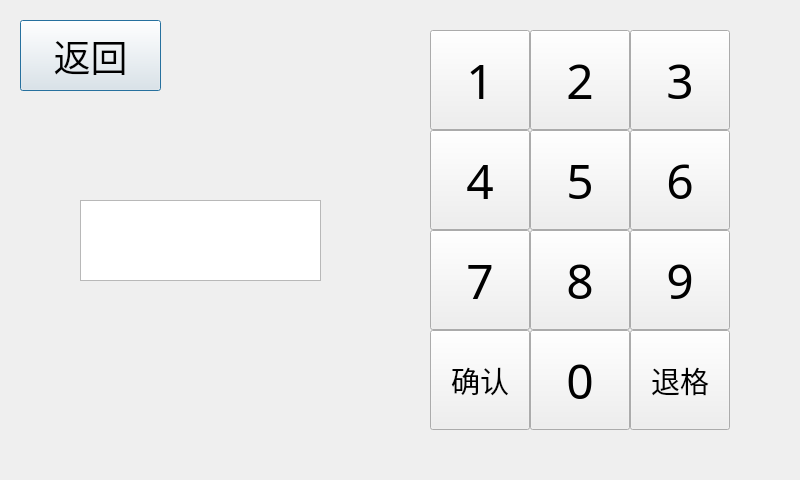
<?xml version="1.0" encoding="UTF-8"?>
<ui version="4.0">
 <class>Dialog</class>
 <widget class="QDialog" name="Dialog">
  <property name="geometry">
   <rect>
    <x>0</x>
    <y>0</y>
    <width>800</width>
    <height>480</height>
   </rect>
  </property>
  <property name="windowTitle">
   <string>Input Password</string>
  </property>
  <widget class="QTextEdit" name="textEdit">
   <property name="geometry">
    <rect>
     <x>80</x>
     <y>200</y>
     <width>241</width>
     <height>81</height>
    </rect>
   </property>
   <property name="font">
    <font>
     <family>萝莉体</family>
     <pointsize>28</pointsize>
    </font>
   </property>
   <property name="html">
    <string>&lt;!DOCTYPE HTML PUBLIC &quot;-//W3C//DTD HTML 4.0//EN&quot; &quot;http://www.w3.org/TR/REC-html40/strict.dtd&quot;&gt;
&lt;html&gt;&lt;head&gt;&lt;meta name=&quot;qrichtext&quot; content=&quot;1&quot; /&gt;&lt;style type=&quot;text/css&quot;&gt;
p, li { white-space: pre-wrap; }
&lt;/style&gt;&lt;/head&gt;&lt;body style=&quot; font-family:'萝莉体'; font-size:28pt; font-weight:400; font-style:normal;&quot;&gt;
&lt;p style=&quot;-qt-paragraph-type:empty; margin-top:0px; margin-bottom:0px; margin-left:0px; margin-right:0px; -qt-block-indent:0; text-indent:0px; font-size:11pt;&quot;&gt;&lt;br /&gt;&lt;/p&gt;&lt;/body&gt;&lt;/html&gt;</string>
   </property>
  </widget>
  <widget class="QPushButton" name="pushButton_7">
   <property name="geometry">
    <rect>
     <x>20</x>
     <y>20</y>
     <width>141</width>
     <height>71</height>
    </rect>
   </property>
   <property name="font">
    <font>
     <family>萝莉体</family>
     <pointsize>28</pointsize>
    </font>
   </property>
   <property name="text">
    <string>返回</string>
   </property>
  </widget>
  <widget class="QPushButton" name="b2">
   <property name="geometry">
    <rect>
     <x>530</x>
     <y>30</y>
     <width>100</width>
     <height>100</height>
    </rect>
   </property>
   <property name="font">
    <font>
     <family>萝莉体</family>
     <pointsize>36</pointsize>
    </font>
   </property>
   <property name="text">
    <string>2</string>
   </property>
  </widget>
  <widget class="QPushButton" name="b9">
   <property name="geometry">
    <rect>
     <x>630</x>
     <y>230</y>
     <width>100</width>
     <height>100</height>
    </rect>
   </property>
   <property name="font">
    <font>
     <family>萝莉体</family>
     <pointsize>36</pointsize>
    </font>
   </property>
   <property name="text">
    <string>9</string>
   </property>
  </widget>
  <widget class="QPushButton" name="b0">
   <property name="geometry">
    <rect>
     <x>530</x>
     <y>330</y>
     <width>100</width>
     <height>100</height>
    </rect>
   </property>
   <property name="font">
    <font>
     <family>萝莉体</family>
     <pointsize>36</pointsize>
    </font>
   </property>
   <property name="text">
    <string>0</string>
   </property>
  </widget>
  <widget class="QPushButton" name="b7">
   <property name="geometry">
    <rect>
     <x>430</x>
     <y>230</y>
     <width>100</width>
     <height>100</height>
    </rect>
   </property>
   <property name="font">
    <font>
     <family>萝莉体</family>
     <pointsize>36</pointsize>
    </font>
   </property>
   <property name="text">
    <string>7</string>
   </property>
  </widget>
  <widget class="QPushButton" name="b1">
   <property name="geometry">
    <rect>
     <x>430</x>
     <y>30</y>
     <width>100</width>
     <height>100</height>
    </rect>
   </property>
   <property name="font">
    <font>
     <family>萝莉体</family>
     <pointsize>36</pointsize>
    </font>
   </property>
   <property name="autoFillBackground">
    <bool>false</bool>
   </property>
   <property name="text">
    <string>1</string>
   </property>
   <property name="checkable">
    <bool>false</bool>
   </property>
  </widget>
  <widget class="QPushButton" name="b6">
   <property name="geometry">
    <rect>
     <x>630</x>
     <y>130</y>
     <width>100</width>
     <height>100</height>
    </rect>
   </property>
   <property name="font">
    <font>
     <family>萝莉体</family>
     <pointsize>36</pointsize>
    </font>
   </property>
   <property name="text">
    <string>6</string>
   </property>
  </widget>
  <widget class="QPushButton" name="b4">
   <property name="geometry">
    <rect>
     <x>430</x>
     <y>130</y>
     <width>100</width>
     <height>100</height>
    </rect>
   </property>
   <property name="font">
    <font>
     <family>萝莉体</family>
     <pointsize>36</pointsize>
    </font>
   </property>
   <property name="text">
    <string>4</string>
   </property>
  </widget>
  <widget class="QPushButton" name="bb">
   <property name="geometry">
    <rect>
     <x>630</x>
     <y>330</y>
     <width>100</width>
     <height>100</height>
    </rect>
   </property>
   <property name="font">
    <font>
     <family>萝莉体</family>
     <pointsize>22</pointsize>
    </font>
   </property>
   <property name="text">
    <string>退格</string>
   </property>
  </widget>
  <widget class="QPushButton" name="b8">
   <property name="geometry">
    <rect>
     <x>530</x>
     <y>230</y>
     <width>100</width>
     <height>100</height>
    </rect>
   </property>
   <property name="font">
    <font>
     <family>萝莉体</family>
     <pointsize>36</pointsize>
    </font>
   </property>
   <property name="text">
    <string>8</string>
   </property>
  </widget>
  <widget class="QPushButton" name="b5">
   <property name="geometry">
    <rect>
     <x>530</x>
     <y>130</y>
     <width>100</width>
     <height>100</height>
    </rect>
   </property>
   <property name="font">
    <font>
     <family>萝莉体</family>
     <pointsize>36</pointsize>
    </font>
   </property>
   <property name="text">
    <string>5</string>
   </property>
  </widget>
  <widget class="QPushButton" name="by">
   <property name="geometry">
    <rect>
     <x>430</x>
     <y>330</y>
     <width>100</width>
     <height>100</height>
    </rect>
   </property>
   <property name="font">
    <font>
     <family>萝莉体</family>
     <pointsize>22</pointsize>
    </font>
   </property>
   <property name="text">
    <string>确认</string>
   </property>
  </widget>
  <widget class="QPushButton" name="b3">
   <property name="geometry">
    <rect>
     <x>630</x>
     <y>30</y>
     <width>100</width>
     <height>100</height>
    </rect>
   </property>
   <property name="font">
    <font>
     <family>萝莉体</family>
     <pointsize>36</pointsize>
    </font>
   </property>
   <property name="text">
    <string>3</string>
   </property>
  </widget>
 </widget>
 <tabstops>
  <tabstop>textEdit</tabstop>
  <tabstop>pushButton_7</tabstop>
 </tabstops>
 <resources/>
 <connections>
  <connection>
   <sender>pushButton_7</sender>
   <signal>released()</signal>
   <receiver>Dialog</receiver>
   <slot>backfrompwd()</slot>
   <hints>
    <hint type="sourcelabel">
     <x>131</x>
     <y>47</y>
    </hint>
    <hint type="destinationlabel">
     <x>128</x>
     <y>134</y>
    </hint>
   </hints>
  </connection>
  <connection>
   <sender>b1</sender>
   <signal>released()</signal>
   <receiver>Dialog</receiver>
   <slot>b1()</slot>
   <hints>
    <hint type="sourcelabel">
     <x>480</x>
     <y>88</y>
    </hint>
    <hint type="destinationlabel">
     <x>340</x>
     <y>70</y>
    </hint>
   </hints>
  </connection>
  <connection>
   <sender>b2</sender>
   <signal>released()</signal>
   <receiver>Dialog</receiver>
   <slot>b2()</slot>
   <hints>
    <hint type="sourcelabel">
     <x>582</x>
     <y>71</y>
    </hint>
    <hint type="destinationlabel">
     <x>570</x>
     <y>16</y>
    </hint>
   </hints>
  </connection>
  <connection>
   <sender>b3</sender>
   <signal>released()</signal>
   <receiver>Dialog</receiver>
   <slot>b3()</slot>
   <hints>
    <hint type="sourcelabel">
     <x>688</x>
     <y>65</y>
    </hint>
    <hint type="destinationlabel">
     <x>748</x>
     <y>64</y>
    </hint>
   </hints>
  </connection>
  <connection>
   <sender>b4</sender>
   <signal>released()</signal>
   <receiver>Dialog</receiver>
   <slot>b4()</slot>
   <hints>
    <hint type="sourcelabel">
     <x>472</x>
     <y>143</y>
    </hint>
    <hint type="destinationlabel">
     <x>383</x>
     <y>146</y>
    </hint>
   </hints>
  </connection>
  <connection>
   <sender>b5</sender>
   <signal>released()</signal>
   <receiver>Dialog</receiver>
   <slot>b5()</slot>
   <hints>
    <hint type="sourcelabel">
     <x>577</x>
     <y>172</y>
    </hint>
    <hint type="destinationlabel">
     <x>614</x>
     <y>11</y>
    </hint>
   </hints>
  </connection>
  <connection>
   <sender>b6</sender>
   <signal>released()</signal>
   <receiver>Dialog</receiver>
   <slot>b6()</slot>
   <hints>
    <hint type="sourcelabel">
     <x>661</x>
     <y>185</y>
    </hint>
    <hint type="destinationlabel">
     <x>769</x>
     <y>191</y>
    </hint>
   </hints>
  </connection>
  <connection>
   <sender>b7</sender>
   <signal>released()</signal>
   <receiver>Dialog</receiver>
   <slot>b7()</slot>
   <hints>
    <hint type="sourcelabel">
     <x>471</x>
     <y>282</y>
    </hint>
    <hint type="destinationlabel">
     <x>401</x>
     <y>305</y>
    </hint>
   </hints>
  </connection>
  <connection>
   <sender>b8</sender>
   <signal>released()</signal>
   <receiver>Dialog</receiver>
   <slot>b8()</slot>
   <hints>
    <hint type="sourcelabel">
     <x>586</x>
     <y>294</y>
    </hint>
    <hint type="destinationlabel">
     <x>577</x>
     <y>449</y>
    </hint>
   </hints>
  </connection>
  <connection>
   <sender>b9</sender>
   <signal>released()</signal>
   <receiver>Dialog</receiver>
   <slot>b9()</slot>
   <hints>
    <hint type="sourcelabel">
     <x>677</x>
     <y>290</y>
    </hint>
    <hint type="destinationlabel">
     <x>754</x>
     <y>292</y>
    </hint>
   </hints>
  </connection>
  <connection>
   <sender>by</sender>
   <signal>released()</signal>
   <receiver>Dialog</receiver>
   <slot>byes()</slot>
   <hints>
    <hint type="sourcelabel">
     <x>487</x>
     <y>365</y>
    </hint>
    <hint type="destinationlabel">
     <x>406</x>
     <y>399</y>
    </hint>
   </hints>
  </connection>
  <connection>
   <sender>bb</sender>
   <signal>released()</signal>
   <receiver>Dialog</receiver>
   <slot>back()</slot>
   <hints>
    <hint type="sourcelabel">
     <x>673</x>
     <y>393</y>
    </hint>
    <hint type="destinationlabel">
     <x>758</x>
     <y>389</y>
    </hint>
   </hints>
  </connection>
  <connection>
   <sender>b0</sender>
   <signal>released()</signal>
   <receiver>Dialog</receiver>
   <slot>b0()</slot>
   <hints>
    <hint type="sourcelabel">
     <x>561</x>
     <y>383</y>
    </hint>
    <hint type="destinationlabel">
     <x>540</x>
     <y>446</y>
    </hint>
   </hints>
  </connection>
 </connections>
 <slots>
  <signal>numInput(int)</signal>
  <slot>b1()</slot>
  <slot>b2()</slot>
  <slot>b3()</slot>
  <slot>b4()</slot>
  <slot>b5()</slot>
  <slot>b6()</slot>
  <slot>b7()</slot>
  <slot>b8()</slot>
  <slot>b9()</slot>
  <slot>b0()</slot>
  <slot>byes()</slot>
  <slot>back()</slot>
  <slot>backfrompwd()</slot>
 </slots>
</ui>
